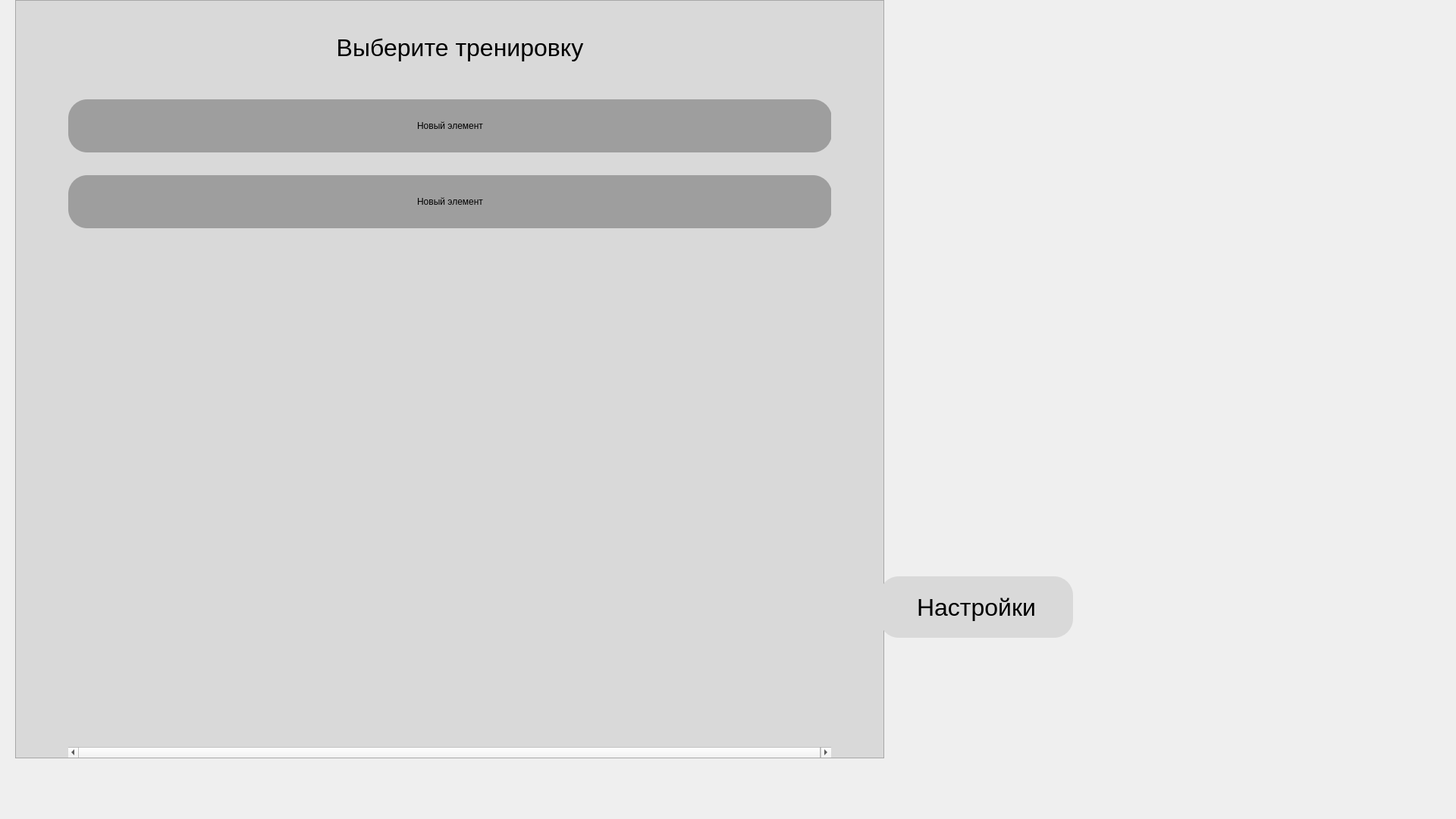
<?xml version="1.0" encoding="UTF-8"?>
<ui version="4.0">
 <class>Form</class>
 <widget class="QWidget" name="Form">
  <property name="geometry">
   <rect>
    <x>0</x>
    <y>0</y>
    <width>1920</width>
    <height>1080</height>
   </rect>
  </property>
  <property name="windowTitle">
   <string>Form</string>
  </property>
  <widget class="QListWidget" name="listWidget">
   <property name="geometry">
    <rect>
     <x>20</x>
     <y>0</y>
     <width>1146</width>
     <height>1000</height>
    </rect>
   </property>
   <property name="styleSheet">
    <string notr="true">QListWidget {
position: absolute;
background: #D9D9D9;
padding-left: 69px;
padding-right: 69px;
padding-top: 130px;
}
QListWidget:item {
padding-top: 28px;
padding-bottom: 28px;
background: #9E9E9E;
border-radius: 25px;
font-family: 'Inter';
font-style: normal;
font-weight: 400;
font-size: 32px;
line-height: 39px;
display: flex;
align-items: center;
text-align: center;
color: #000000;}</string>
   </property>
   <property name="iconSize">
    <size>
     <width>20</width>
     <height>20</height>
    </size>
   </property>
   <property name="verticalScrollMode">
    <enum>QAbstractItemView::ScrollPerPixel</enum>
   </property>
   <property name="movement">
    <enum>QListView::Free</enum>
   </property>
   <property name="resizeMode">
    <enum>QListView::Fixed</enum>
   </property>
   <property name="layoutMode">
    <enum>QListView::Batched</enum>
   </property>
   <property name="spacing">
    <number>28</number>
   </property>
   <property name="gridSize">
    <size>
     <width>1007</width>
     <height>100</height>
    </size>
   </property>
   <property name="viewMode">
    <enum>QListView::ListMode</enum>
   </property>
   <property name="modelColumn">
    <number>0</number>
   </property>
   <property name="uniformItemSizes">
    <bool>true</bool>
   </property>
   <property name="batchSize">
    <number>100</number>
   </property>
   <property name="wordWrap">
    <bool>false</bool>
   </property>
   <item>
    <property name="text">
     <string>Новый элемент</string>
    </property>
    <property name="font">
     <font>
      <kerning>true</kerning>
     </font>
    </property>
    <property name="textAlignment">
     <set>AlignCenter</set>
    </property>
   </item>
   <item>
    <property name="text">
     <string>Новый элемент</string>
    </property>
    <property name="textAlignment">
     <set>AlignCenter</set>
    </property>
   </item>
  </widget>
  <widget class="QLabel" name="label">
   <property name="geometry">
    <rect>
     <x>376</x>
     <y>32</y>
     <width>461</width>
     <height>61</height>
    </rect>
   </property>
   <property name="styleSheet">
    <string notr="true">position: absolute;
font-family: 'Inter';
font-style: normal;
font-weight: 400;
font-size: 32px;
line-height: 39px;
display: flex;
align-items: center;
text-align: center;

color: #000000;</string>
   </property>
   <property name="text">
    <string>Выберите тренировку</string>
   </property>
   <property name="alignment">
    <set>Qt::AlignCenter</set>
   </property>
  </widget>
  <widget class="QPushButton" name="pushButton">
   <property name="geometry">
    <rect>
     <x>1160</x>
     <y>760</y>
     <width>255</width>
     <height>81</height>
    </rect>
   </property>
   <property name="styleSheet">
    <string notr="true">QPushButton{
              background: #D9D9D9;
              border-radius: 25px;
              font-family: &quot;Inter&quot;;
              font-style: norma;
              font-weight: 400;
              font-size: 32px;
              line-height: 39px;
              display: flex;
              align-items: center;
              text-align: center;
              color: #000000;
              }
              QPushButton:pressed{
              background: #3A3A3A;
              border-radius: 25px;
              font-family: &quot;Inter&quot;;
              font-style: normal;
              font-weight: 400;
              font-size: 32px;
              line-height: 39px;
              display: flex;
              align-items: center;
              text-align: center;
              color: #FFFFFF;
              }
              QPushButton:hover{
              background: #9E9E9E;
              border-radius: 25px;
              position: absolute;
              font-family: &quot;Inter&quot;;
              font-style: normal;
              font-weight: 400;
              font-size: 32px;
              line-height: 39px;
              display: flex;
              align-items: center;
             text-align: center;
              color: #000000;
              }</string>
   </property>
   <property name="text">
    <string>Настройки</string>
   </property>
  </widget>
 </widget>
 <resources/>
 <connections/>
</ui>
